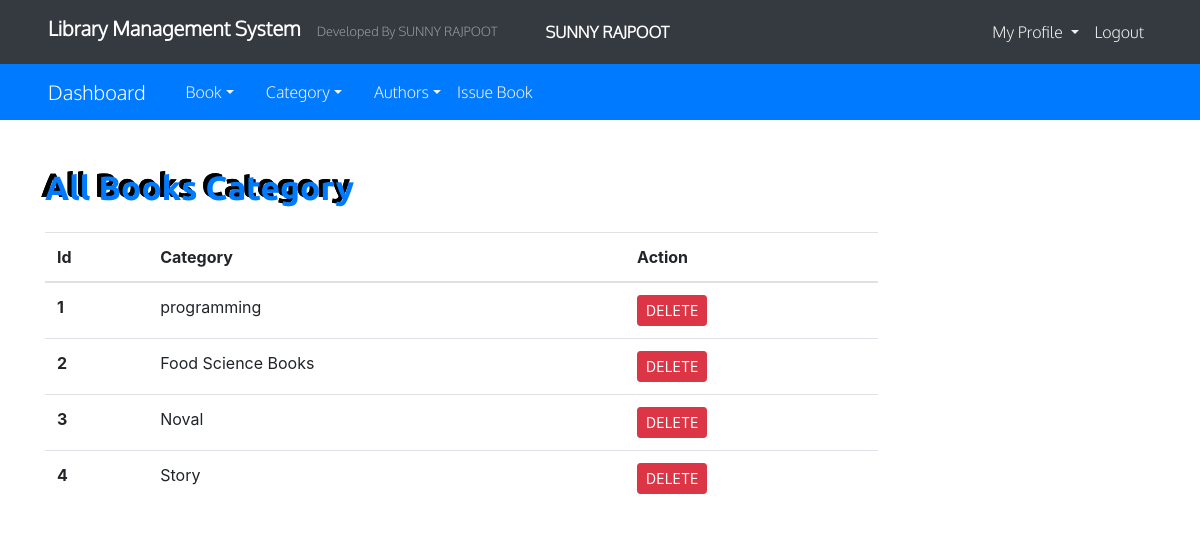
Screenshot of /admin/b-categories.php (signed in) with the database file from the repository.
### tables this page shows
CREATE TABLE `category` (
  `cat_id` int(11) NOT NULL,
  `category_name` varchar(50) NOT NULL
);

### admin/b-categories.php (the view, shortened to what this page needs)
<?php
include("functions.php");
?>
<!DOCTYPE html>
<html lang="en">
<head>
    <link rel="stylesheet" href="css/bootstrap.min.css">
    <link rel="stylesheet" href="css/style.css">
    <link rel="stylesheet" href="all.min.css">
</head>
<body>
    <nav class="navbar navbar-expand-md navbar-dark bg-dark px-5">
        <h1 class="navbar-brand font-weight-bold">Library Management System</h1>
        <small class="navbar-text">Developed By SUNNY RAJPOOT</small>
        <span class="text-white ml-5"> <strong> <?php echo $_SESSION['admin_name']; ?> </strong> </span>
        <div class="collapse navbar-collapse" id="nav">
            <ul class="navbar-nav ml-auto">
                <li class="nav-item dropdown"><a href="" class="nav-link dropdown-toggle" data-toggle="dropdown">
                        My Profile
                    </a>
                </li>
                <li class="nav-item"><a href="admin_logout.php" class="nav-link">Logout</a></li>
            </ul>
        </div>
    </nav>
    <nav class="navbar navbar-expand-md navbar-dark bg-primary px-5">
        <a href="index.php" class="navbar-brand">Dashboard</a>
        <div class="navbar-collapse collapse" id="nav1">
            <ul class="navbar-nav mr-5">
                <li class="nav-item dropdown ml-3"><a href="" class="nav-link dropdown-toggle"
                        data-toggle="dropdown">Book</a>
                </li>
                <li class="nav-item dropdown ml-3"><a href="" class="nav-link dropdown-toggle"
                        data-toggle="dropdown">Category</a>
                </li>
                <li class="nav-item dropdown ml-3"><a href="" class="nav-link dropdown-toggle"
                        data-toggle="dropdown">Authors</a>
                </li>
                <li class="nav-item"><a href="" class="nav-link">Issue Book</a></li>
            </ul>
        </div>
    </nav>
    <div id="wrapper" class="container mt-5">
        <h1 class="text-primary mb-4">All Books Category </h1>
        <?php
        $sql="SELECT * FROM category ORDER BY cat_id ASC";
        $result=mysqli_query($conn,$sql) or die("Query Failed");
        if(mysqli_num_rows($result) > 0) {
        ?>
        <table class="table w-75">
               <thead>
                   <tr>
                       <th>Id</th>
                       <th>Category</th>
                       <th>Action</th>
                   </tr>
               </thead>
               <tbody>
                   <?php while($row=mysqli_fetch_assoc($result)) { ?>
                   <tr>
                       <th scope="col"><?php echo $row['cat_id']; ?></th>
                       <td><?php echo $row['category_name']; ?></td>
                       <td><a href="delete_r.php" class="btn btn-danger btn-sm">DELETE</a></td>
                   </tr>
                   <?php  } ?>
               </tbody>
        </table>
        <?php  } ?>
    </div>
</body>
</html>

### admin/css/style.css (style rules this page uses)
* { padding: 0; margin: 0; }
html { scroll-behavior: smooth; }
body { background-color: white; }
.navbar { font-family:Oxygen-Light ; }
.navbar .nav-link { color: #f1f1f1!important; }
#wrapper { min-height: 200px; overflow-x: hidden; }
#wrapper h1 { font-family:Ubuntu-Bold ; }
.container h1 { font-size: 2.1rem; font-family:Ubuntu-Bold ; text-shadow: -4px -3px #000000 ,-4px -3px #000000; }

### rows the page displays
category: cat_id "1", category_name "programming"
category: cat_id "2", category_name "Food Science Books"
category: cat_id "3", category_name "Noval"
category: cat_id "4", category_name "Story"

### other values shown
$_SESSION['admin_name'] "SUNNY RAJPOOT"
